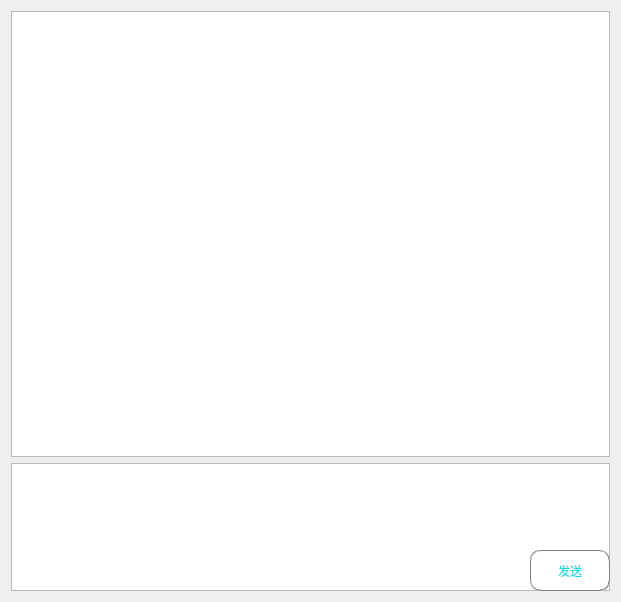
<?xml version="1.0" encoding="UTF-8"?>
<ui version="4.0">
 <class>ChatUI</class>
 <widget class="QWidget" name="ChatUI">
  <property name="geometry">
   <rect>
    <x>0</x>
    <y>0</y>
    <width>621</width>
    <height>602</height>
   </rect>
  </property>
  <property name="windowTitle">
   <string>Form</string>
  </property>
  <layout class="QGridLayout" name="gridLayout_2" rowstretch="7,2">
   <item row="1" column="0">
    <layout class="QGridLayout" name="gridLayout" rowstretch="0,0">
     <item row="0" column="0" rowspan="2" colspan="2">
      <widget class="QTextEdit" name="textEdit_input">
       <property name="styleSheet">
        <string notr="true">
font: 12pt &quot;Agency FB&quot;;</string>
       </property>
       <property name="readOnly">
        <bool>false</bool>
       </property>
      </widget>
     </item>
     <item row="1" column="1">
      <layout class="QHBoxLayout" name="horizontalLayout">
       <item>
        <spacer name="horizontalSpacer">
         <property name="orientation">
          <enum>Qt::Horizontal</enum>
         </property>
         <property name="sizeHint" stdset="0">
          <size>
           <width>40</width>
           <height>20</height>
          </size>
         </property>
        </spacer>
       </item>
       <item>
        <layout class="QVBoxLayout" name="verticalLayout_2">
         <item>
          <spacer name="verticalSpacer">
           <property name="orientation">
            <enum>Qt::Vertical</enum>
           </property>
           <property name="sizeHint" stdset="0">
            <size>
             <width>20</width>
             <height>108</height>
            </size>
           </property>
          </spacer>
         </item>
         <item>
          <widget class="QPushButton" name="pushButton_send">
           <property name="enabled">
            <bool>true</bool>
           </property>
           <property name="minimumSize">
            <size>
             <width>80</width>
             <height>41</height>
            </size>
           </property>
           <property name="maximumSize">
            <size>
             <width>80</width>
             <height>41</height>
            </size>
           </property>
           <property name="styleSheet">
            <string notr="true">background-image: url(:/new/prefix1/photo/white.png);
color: rgb(21, 216, 224);
border:0.5px groove gray;border-radius:10px;padding:2px 4px;
font: 10pt &quot;幼圆&quot;;</string>
           </property>
           <property name="text">
            <string>发送</string>
           </property>
          </widget>
         </item>
        </layout>
       </item>
      </layout>
     </item>
    </layout>
   </item>
   <item row="0" column="0">
    <widget class="QTextBrowser" name="textBrowser_output">
     <property name="styleSheet">
      <string notr="true">font: 13pt &quot;Agency FB&quot;;</string>
     </property>
    </widget>
   </item>
  </layout>
 </widget>
 <tabstops>
  <tabstop>textEdit_input</tabstop>
  <tabstop>pushButton_send</tabstop>
  <tabstop>textBrowser_output</tabstop>
 </tabstops>
 <resources/>
 <connections/>
</ui>
